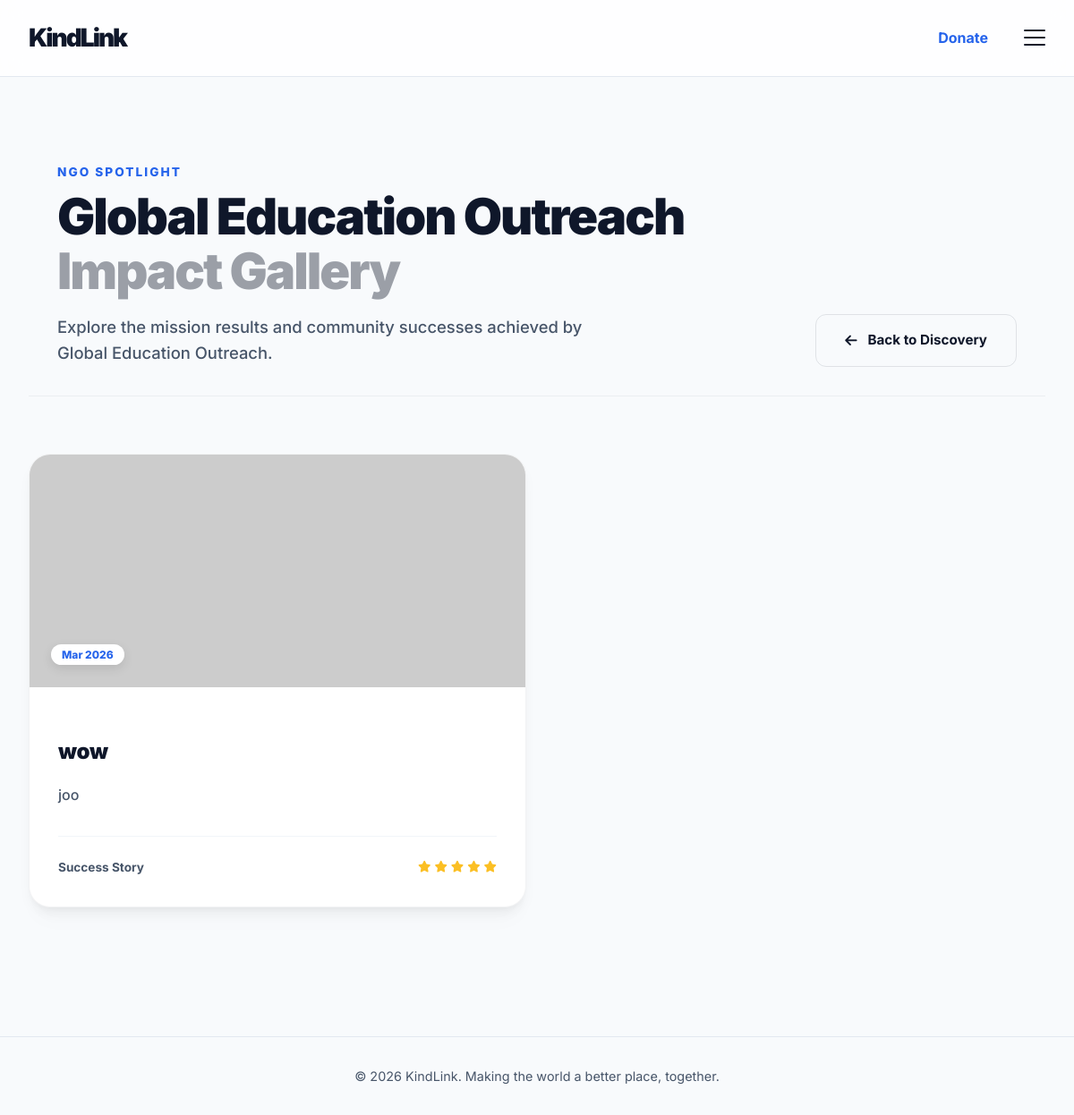
/ngo/showcase/2 (signed in), run on the app's committed database.
### app.py (models this page shows)
class User(db.Model):
    id = db.Column(db.Integer, primary_key=True)
    role = db.Column(db.String(20), nullable=False) # 'volunteer' or 'ngo'
    name = db.Column(db.String(100), nullable=False)
    email = db.Column(db.String(120), unique=True, nullable=False)
    password = db.Column(db.String(200), nullable=False)
    mobile = db.Column(db.String(20), default='')
    hours_logged = db.Column(db.Integer, default=0)
    badges = db.Column(db.String(200), default='') # comma separated
    location = db.Column(db.String(100), default='Local')
    skills = db.Column(db.String(255), default='') # comma separated
    interests = db.Column(db.String(255), default='')
    availability = db.Column(db.String(100), default='')
    is_available_now = db.Column(db.Boolean, default=False)
    mission = db.Column(db.Text, default='')

class ImpactStory(db.Model):
    id = db.Column(db.Integer, primary_key=True)
    ngo_id = db.Column(db.Integer, db.ForeignKey('user.id'), nullable=False)
    title = db.Column(db.String(100), nullable=False)
    description = db.Column(db.Text, nullable=False)
    image_url = db.Column(db.String(255), default='') # Placeholder support
    created_at = db.Column(db.DateTime, default=datetime.utcnow)
    ngo = db.relationship('User', backref=db.backref('impact_stories', lazy=True, order_by='ImpactStory.created_at.desc()'))

### app.py (the view)
@app.route('/ngo/showcase/<int:ngo_id>')
def ngo_showcase(ngo_id):
    if 'user_id' not in session: return redirect(url_for('login'))
    ngo = User.query.get_or_404(ngo_id)
    if ngo.role != 'ngo': return redirect(url_for('index'))
    stories = ImpactStory.query.filter_by(ngo_id=ngo_id).order_by(ImpactStory.created_at.desc()).all()
    return render_template('ngo_showcase.html', ngo=ngo, stories=stories)

### templates/ngo_showcase.html (shortened to what this page needs)
{% extends "base.html" %}
{% block content %}
<div class="container" style="padding-top: 4rem; padding-bottom: 6rem;">
    <div class="dashboard-header" style="margin-bottom: 4rem; display: flex; justify-content: space-between; align-items: flex-end; gap: 2rem; border-bottom: 1px solid rgba(15, 23, 42, 0.05); padding-bottom: 2rem;">
        <div class="header-left">
            <span style="font-size: 0.85rem; text-transform: uppercase; letter-spacing: 0.15em; color: var(--brand-accent); font-weight: 800; margin-bottom: 0.5rem; display: block;">NGO Spotlight</span>
            <h1 style="font-size: 3.5rem; font-weight: 900; letter-spacing: -2px; line-height: 1.1; margin-bottom: 1rem;">
                {{ ngo.name }}<br><span style="color: var(--text-primary); opacity: 0.4;">Impact Gallery</span>
            </h1>
            <p style="font-size: 1.15rem; color: var(--text-secondary); font-weight: 500; max-width: 600px;">
                Explore the mission results and community successes achieved by {{ ngo.name }}.
            </p>
        </div>
        <div class="header-right">
            <a href="{{ url_for('view_ngos') }}" class="btn btn-outline" style="padding: 1rem 2rem; font-weight: 700; display: flex; align-items: center; gap: 0.75rem; border-radius: 12px; border-color: rgba(15, 23, 42, 0.1);">
                <i class="fa-solid fa-arrow-left"></i> Back to Discovery
            </a>
        </div>
    </div>
    <section class="matches-section">
        <div class="matches-grid" style="grid-template-columns: repeat(auto-fill, minmax(400px, 1fr));">
            {% if stories %}
                {% for story in stories %}
                <div class="match-card glass-card hover-lift" style="padding: 0; overflow: hidden; display: flex; flex-direction: column; min-height: 500px; border-radius: 24px; border: 1px solid rgba(15, 23, 42, 0.05);">
                    <div style="width: 100%; height: 260px; overflow: hidden; background: #f8fafc; position: relative;">
                        {% if story.image_url %}
                            <img src="{{ story.image_url }}" alt="{{ story.title }}" style="width: 100%; height: 100%; object-fit: cover;">
                        {% else %}
                            <div style="width: 100%; height: 100%; display: flex; align-items: center; justify-content: center; background: linear-gradient(135deg, #f1f5f9 0%, #e2e8f0 100%);">
                                <i class="fa-solid fa-image" style="font-size: 4rem; color: #cbd5e1;"></i>
                            </div>
                        {% endif %}
                        <div style="position: absolute; bottom: 1.5rem; left: 1.5rem;">
                            <span style="background: white; padding: 4px 12px; border-radius: 20px; font-size: 0.75rem; font-weight: 800; color: var(--brand-accent); box-shadow: 0 4px 12px rgba(0,0,0,0.1);">
                                {{ story.created_at.strftime('%b %Y') }}
                            </span>
                        </div>
                    </div>
                    <div style="padding: 2rem; flex-grow: 1; display: flex; flex-direction: column;">
                        <h3 style="font-size: 1.5rem; font-weight: 900; letter-spacing: -0.01em; line-height: 1.3; margin-bottom: 1.25rem;">{{ story.title }}</h3>
                        <p style="font-size: 1rem; color: #475569; line-height: 1.7; font-weight: 500; margin-bottom: 2rem;">
                            {{ story.description }}
                        </p>
                        <div style="margin-top: auto; padding-top: 1.5rem; border-top: 1px solid #f1f5f9; display: flex; justify-content: space-between; align-items: center;">
                            <span style="font-size: 0.85rem; font-weight: 700; color: var(--text-secondary);">Success Story</span>
                            <span style="display: flex; gap: 4px;">
                                <i class="fa-solid fa-star" style="color: #fbbf24; font-size: 0.8rem;"></i>
                                <i class="fa-solid fa-star" style="color: #fbbf24; font-size: 0.8rem;"></i>
                                <i class="fa-solid fa-star" style="color: #fbbf24; font-size: 0.8rem;"></i>
                                <i class="fa-solid fa-star" style="color: #fbbf24; font-size: 0.8rem;"></i>
                                <i class="fa-solid fa-star" style="color: #fbbf24; font-size: 0.8rem;"></i>
                            </span>
                        </div>
                    </div>
                </div>
                {% endfor %}
            {% endif %}
        </div>
    </section>
</div>
{% endblock %}

### static/css/style.css (style rules this page uses)
:root { --bg-light: #f8fafc; --surface-light: #ffffff; --text-primary: #0f172a; --text-secondary: #475569; --brand-primary: #0f172a; --brand-accent: #2563eb; --brand-accent-soft: rgba(37, 99, 235, 0.08); --border-color: #e2e8f0; --premium-shadow: 0 4px 6px -1px rgba(0, 0, 0, 0.03), 0 10px 15px -3px rgba(0, 0, 0, 0.05), 0 20px 25px -5px rgba(0, 0, 0, 0.02); --error: #ef4444; --success: #10b981; }
* { box-sizing: border-box; margin: 0; padding: 0; }
body { font-family: 'Inter', sans-serif; background-color: var(--bg-light); color: var(--text-primary); line-height: 1.6; overflow-x: hidden; min-height: 100vh; display: flex; flex-direction: column; word-wrap: break-word; overflow-wrap: break-word; }
html { overflow-x: hidden; }
a { color: var(--brand-accent); text-decoration: none; transition: all 0.2s cubic-bezier(0.4, 0, 0.2, 1); font-weight: 600; }
.container { max-width: 1400px; margin: 0 auto; padding: 0 2rem; }
.btn { display: inline-flex; align-items: center; justify-content: center; padding: 0.75rem 1.5rem; border-radius: 8px; font-weight: 700; text-align: center; cursor: pointer; transition: all 0.3s cubic-bezier(0.4, 0, 0.2, 1); border: 1px solid transparent; font-size: 0.95rem; gap: 0.75rem; }
.btn-outline { border: 1px solid var(--border-color); color: var(--text-primary); background: transparent; }
.glass-card, .glass-container { background: #ffffff; border: 1px solid var(--border-color); border-radius: 12px; padding: 2.5rem; transition: all 0.3s cubic-bezier(0.4, 0, 0.2, 1); box-shadow: var(--premium-shadow); }
.glass-card { position: relative; }
.dashboard-header { display: flex; justify-content: space-between; align-items: center; padding: 2rem; margin-bottom: 2.5rem; flex-wrap: wrap; gap: 2rem; }
.badges-section, .matches-section, .analytics-section, .opps-section { margin-bottom: 3rem; }
.badges-section h3, .matches-section h3, .analytics-section h3, .opps-section h3 { font-weight: 500; font-size: 1.25rem; margin-bottom: 0.5rem; }
.matches-grid { display: grid; grid-template-columns: repeat(auto-fill, minmax(350px, 1fr)); gap: 1.5rem; margin-top: 1.5rem; }
.match-card { padding: 2rem; display: flex; flex-direction: column; gap: 1.5rem; align-items: stretch; transition: all 0.3s cubic-bezier(0.4, 0, 0.2, 1); }
.hover-lift { transition: transform 0.3s cubic-bezier(0.4, 0, 0.2, 1), box-shadow 0.3s cubic-bezier(0.4, 0, 0.2, 1); }

### data on the page
User: name "Global Education Outreach"
ImpactStory: created_at "Mar 2026", title "wow", description "joo"
